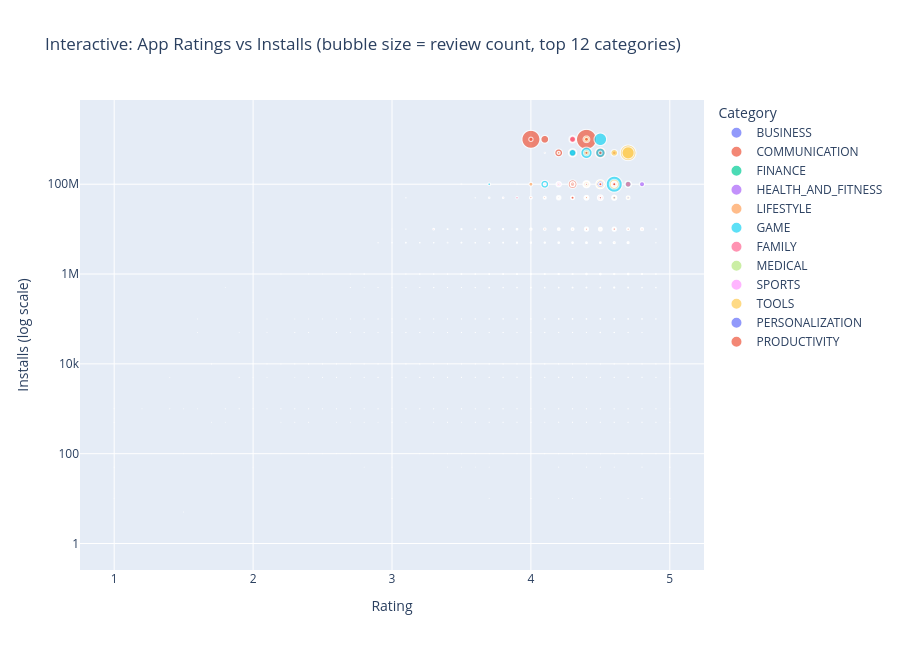

Notebook cell for this chart:
### Markdown cell above
## 18. Interactive Visualization (Plotly)

An interactive scatter plot of Rating vs Installs, sized by review count and colored by category, so a developer can hover over individual apps, zoom into a crowded region, and toggle categories on/off via the legend — genuinely useful for exploring where a specific app idea might fit, not just a decorative chart.

### Code cell
plot_data = apps_clean.dropna(subset=["Rating", "Installs", "Reviews"])
plot_data = plot_data[plot_data["Category"].isin(category_counts.head(12).index)]  # top 12 categories, for legend readability

fig = px.scatter(
    plot_data,
    x="Rating",
    y="Installs",
    size="Reviews",
    color="Category",
    hover_name="App",
    log_y=True,
    title="Interactive: App Ratings vs Installs (bubble size = review count, top 12 categories)",
    labels={"Installs": "Installs (log scale)", "Rating": "Rating"}
)
fig.update_layout(height=650)
fig.write_html("outputs/screenshots/12_interactive_visualization.html")
fig.show()

### Figure 1 — Plotly figure (JSON) as saved in the notebook; plotly's stock layout.template omitted (floating-point values rounded to 4 significant figures; data arrays with more than 128 entries replaced by an {"elided": "..."} marker saying what was removed)
{"data": [{"hovertemplate": "<b>%{hovertext}</b><br><br>Category=BUSINESS<br>Rating=%{x}<br>Installs (log scale)=%{y}<br>Reviews=%{marker.size}<extra></extra>", "hovertext": {"elided": "263 str values"}, "legendgroup": "BUSINESS", "marker": {"color": "#636efa", "size": {"elided": "263 int values"}, "sizemode": "area", "sizeref": 172800.0, "symbol": "circle"}, "mode": "markers", "name": "BUSINESS", "showlegend": true, "type": "scattergl", "x": {"elided": "263 float values"}, "xaxis": "x", "y": {"elided": "263 int values"}, "yaxis": "y"}, {"hovertemplate": "<b>%{hovertext}</b><br><br>Category=COMMUNICATION<br>Rating=%{x}<br>Installs (log scale)=%{y}<br>Reviews=%{marker.size}<extra></extra>", "hovertext": {"elided": "256 str values"}, "legendgroup": "COMMUNICATION", "marker": {"color": "#EF553B", "size": {"elided": "256 int values"}, "sizemode": "area", "sizeref": 172800.0, "symbol": "circle"}, "mode": "markers", "name": "COMMUNICATION", "showlegend": true, "type": "scattergl", "x": {"elided": "256 float values"}, "xaxis": "x", "y": {"elided": "256 int values"}, "yaxis": "y"}, {"hovertemplate": "<b>%{hovertext}</b><br><br>Category=FINANCE<br>Rating=%{x}<br>Installs (log scale)=%{y}<br>Reviews=%{marker.size}<extra></extra>", "hovertext": {"elided": "302 str values"}, "legendgroup": "FINANCE", "marker": {"color": "#00cc96", "size": {"elided": "302 int values"}, "sizemode": "area", "sizeref": 172800.0, "symbol": "circle"}, "mode": "markers", "name": "FINANCE", "showlegend": true, "type": "scattergl", "x": {"elided": "302 float values"}, "xaxis": "x", "y": {"elided": "302 int values"}, "yaxis": "y"}, {"hovertemplate": "<b>%{hovertext}</b><br><br>Category=HEALTH_AND_FITNESS<br>Rating=%{x}<br>Installs (log scale)=%{y}<br>Reviews=%{marker.size}<extra></extra>", "hovertext": {"elided": "244 str values"}, "legendgroup": "HEALTH_AND_FITNESS", "marker": {"color": "#ab63fa", "size": {"elided": "244 int values"}, "sizemode": "area", "sizeref": 172800.0, "symbol": "circle"}, "mode": "markers", "name": "HEALTH_AND_FITNESS", "showlegend": true, "type": "scattergl", "x": {"elided": "244 float values"}, "xaxis": "x", "y": {"elided": "244 int values"}, "yaxis": "y"}, {"hovertemplate": "<b>%{hovertext}</b><br><br>Category=LIFESTYLE<br>Rating=%{x}<br>Installs (log scale)=%{y}<br>Reviews=%{marker.size}<extra></extra>", "hovertext": {"elided": "301 str values"}, "legendgroup": "LIFESTYLE", "marker": {"color": "#FFA15A", "size": {"elided": "301 int values"}, "sizemode": "area", "sizeref": 172800.0, "symbol": "circle"}, "mode": "markers", "name": "LIFESTYLE", "showlegend": true, "type": "scattergl", "x": {"elided": "301 float values"}, "xaxis": "x", "y": {"elided": "301 int values"}, "yaxis": "y"}, {"hovertemplate": "<b>%{hovertext}</b><br><br>Category=GAME<br>Rating=%{x}<br>Installs (log scale)=%{y}<br>Reviews=%{marker.size}<extra></extra>", "hovertext": {"elided": "898 str values"}, "legendgroup": "GAME", "marker": {"color": "#19d3f3", "size": {"elided": "898 int values"}, "sizemode": "area", "sizeref": 172800.0, "symbol": "circle"}, "mode": "markers", "name": "GAME", "showlegend": true, "type": "scattergl", "x": {"elided": "898 float values"}, "xaxis": "x", "y": {"elided": "898 int values"}, "yaxis": "y"}, {"hovertemplate": "<b>%{hovertext}</b><br><br>Category=FAMILY<br>Rating=%{x}<br>Installs (log scale)=%{y}<br>Reviews=%{marker.size}<extra></extra>", "hovertext": {"elided": "1651 str values"}, "legendgroup": "FAMILY", "marker": {"color": "#FF6692", "size": {"elided": "1651 int values"}, "sizemode": "area", "sizeref": 172800.0, "symbol": "circle"}, "mode": "markers", "name": "FAMILY", "showlegend": true, "type": "scattergl", "x": {"elided": "1651 float values"}, "xaxis": "x", "y": {"elided": "1651 int values"}, "yaxis": "y"}, {"hovertemplate": "<b>%{hovertext}</b><br><br>Category=MEDICAL<br>Rating=%{x}<br>Installs (log scale)=%{y}<br>Reviews=%{marker.size}<extra></extra>", "hovertext": {"elided": "290 str values"}, "legendgroup": "MEDICAL", "marker": {"color": "#B6E880", "size": {"elided": "290 int values"}, "sizemode": "area", "sizeref": 172800.0, "symbol": "circle"}, "mode": "markers", "name": "MEDICAL", "showlegend": true, "type": "scattergl", "x": {"elided": "290 float values"}, "xaxis": "x", "y": {"elided": "290 int values"}, "yaxis": "y"}, {"hovertemplate": "<b>%{hovertext}</b><br><br>Category=SPORTS<br>Rating=%{x}<br>Installs (log scale)=%{y}<br>Reviews=%{marker.size}<extra></extra>", "hovertext": {"elided": "260 str values"}, "legendgroup": "SPORTS", "marker": {"color": "#FF97FF", "size": {"elided": "260 int values"}, "sizemode": "area", "sizeref": 172800.0, "symbol": "circle"}, "mode": "markers", "name": "SPORTS", "showlegend": true, "type": "scattergl", "x": {"elided": "260 float values"}, "xaxis": "x", "y": {"elided": "260 int values"}, "yaxis": "y"}, {"hovertemplate": "<b>%{hovertext}</b><br><br>Category=TOOLS<br>Rating=%{x}<br>Installs (log scale)=%{y}<br>Reviews=%{marker.size}<extra></extra>", "hovertext": {"elided": "720 str values"}, "legendgroup": "TOOLS", "marker": {"color": "#FECB52", "size": {"elided": "720 int values"}, "sizemode": "area", "sizeref": 172800.0, "symbol": "circle"}, "mode": "markers", "name": "TOOLS", "showlegend": true, "type": "scattergl", "x": {"elided": "720 float values"}, "xaxis": "x", "y": {"elided": "720 int values"}, "yaxis": "y"}, {"hovertemplate": "<b>%{hovertext}</b><br><br>Category=PERSONALIZATION<br>Rating=%{x}<br>Installs (log scale)=%{y}<br>Reviews=%{marker.size}<extra></extra>", "hovertext": {"elided": "298 str values"}, "legendgroup": "PERSONALIZATION", "marker": {"color": "#636efa", "size": {"elided": "298 int values"}, "sizemode": "area", "sizeref": 172800.0, "symbol": "circle"}, "mode": "markers", "name": "PERSONALIZATION", "showlegend": true, "type": "scattergl", "x": {"elided": "298 float values"}, "xaxis": "x", "y": {"elided": "298 int values"}, "yaxis": "y"}, {"hovertemplate": "<b>%{hovertext}</b><br><br>Category=PRODUCTIVITY<br>Rating=%{x}<br>Installs (log scale)=%{y}<br>Reviews=%{marker.size}<extra></extra>", "hovertext": {"elided": "301 str values"}, "legendgroup": "PRODUCTIVITY", "marker": {"color": "#EF553B", "size": {"elided": "301 int values"}, "sizemode": "area", "sizeref": 172800.0, "symbol": "circle"}, "mode": "markers", "name": "PRODUCTIVITY", "showlegend": true, "type": "scattergl", "x": {"elided": "301 float values"}, "xaxis": "x", "y": {"elided": "301 int values"}, "yaxis": "y"}], "layout": {"height": 650, "legend": {"itemsizing": "constant", "title": {"text": "Category"}, "tracegroupgap": 0}, "title": {"text": "Interactive: App Ratings vs Installs (bubble size = review count, top 12 categories)"}, "xaxis": {"anchor": "y", "domain": [0.0, 1.0], "title": {"text": "Rating"}}, "yaxis": {"anchor": "x", "domain": [0.0, 1.0], "title": {"text": "Installs (log scale)"}, "type": "log"}}}
